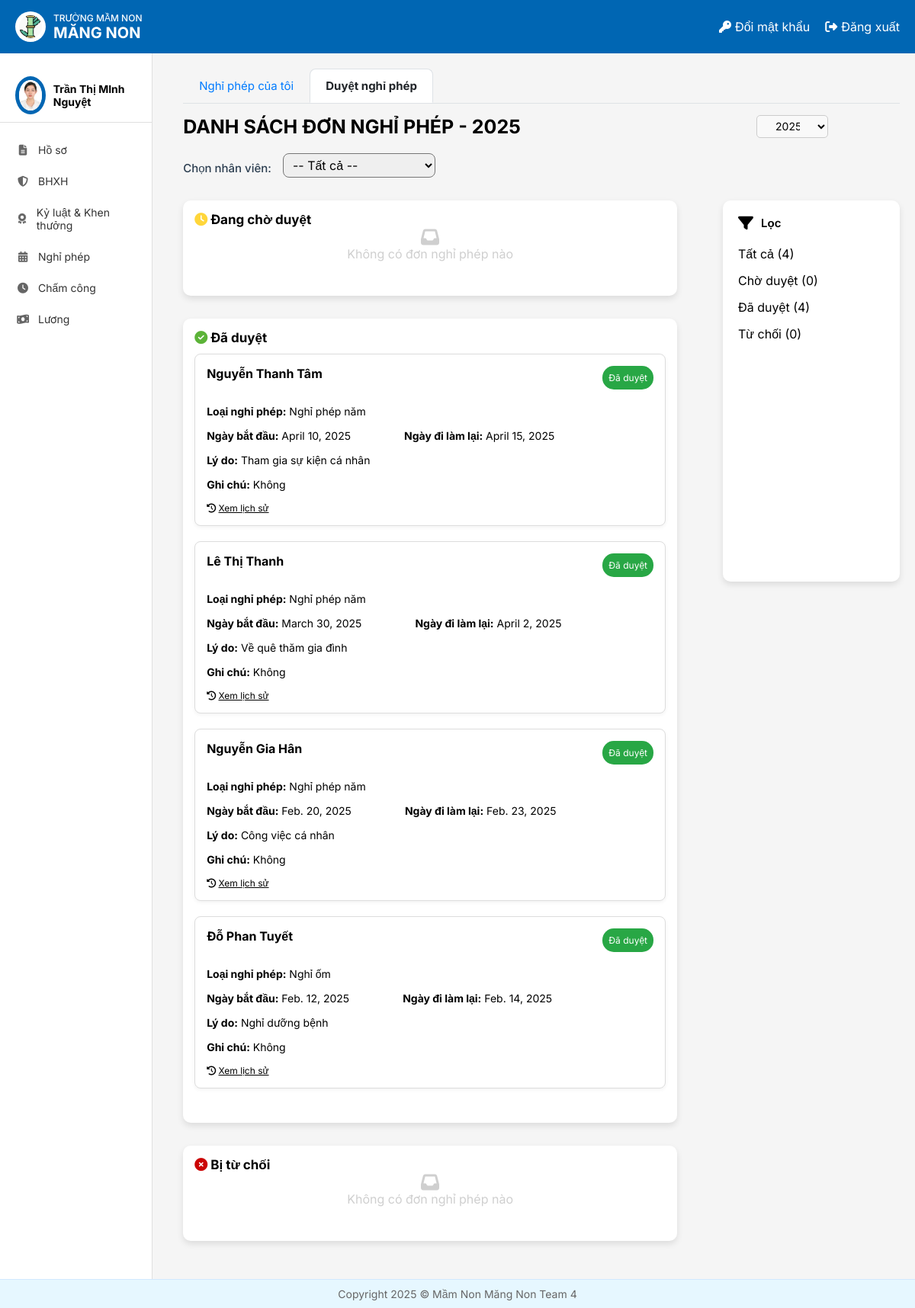
Screenshot of /home/admin/NghiPhep/ (signed in) with the database file from the repository.
### HOME/models.py (models this page shows, shortened)
class NhanVien(models.Model):
 user = models.OneToOneField(User, on_delete=models.CASCADE, unique=True, null=False, related_name='nhanvien_home')
 ten_nv = models.CharField(max_length=100)
 anh_ca_nhan = models.ImageField(upload_to='nhanvien/', null=True, blank=True)
 gioi_tinh = models.CharField(max_length=10, choices=[('2', 'Nam'), ('1', 'Nữ')],default='1')
 ngay_sinh = models.DateField(null=True)
 vi_tri_cong_viec = models.CharField(max_length=100, blank=True, null=True)
 to_phong_ban = models.CharField(max_length=50, choices=TO_PHONG_BAN_CHOICES)
 trinh_do_hoc_van = models.CharField(max_length=50, choices=TRINH_DO_HOC_VAN_CHOICES)
 chuyen_nganh = models.CharField(max_length=100, null=True)
 noi_dao_tao = models.CharField(max_length=100)
 nam_tn = models.IntegerField(null=True)
 ngay_cap = models.DateField(null=True)
 noi_cap = models.CharField(max_length=100)
 dia_chi_tam_tru = models.TextField(null=True)
 chuc_vu = models.CharField(max_length=150, null=True)
 so_dien_thoai = models.CharField(
     max_length=10,
     unique=True)
 email = models.EmailField(unique=True, max_length=50, null=True)
 so_cccd = models.CharField(
     max_length=12,
     unique=True
 )
 phu_caps = models.ManyToManyField(PhuCap, through='PhuCapNhanVien',blank=True)
 class Meta:
     db_table = 'HOME_nhanvien'
 def __str__(self):
     return self.ten_nv

class NghiPhep(models.Model):
   nhan_vien = models.ForeignKey(NhanVien, on_delete=models.CASCADE, related_name='nguoi_tao_don')
   loai_nghi = models.CharField(max_length=100)
   ngay_bat_dau = models.DateField(null=True)
   ngay_ket_thuc = models.DateField(null=True)
   ly_do = models.TextField()
   trang_thai_don = models.CharField(max_length=50, default='Đang chờ duyệt')
   ghi_chu = models.TextField(blank=True, null=True)
   ngay_tao_don = models.DateTimeField(null=True)
   ngay_chinh_sua = models.DateTimeField(null=True)
   nguoi_duyet = models.ForeignKey(NhanVien, null = True, on_delete=models.CASCADE, related_name='nguoi_duyet_don')
   ngay_duyet = models.DateField(blank=True, null=True)

### NghiPhep/views.py (the view)
# urls.py: path('home/admin/NghiPhep/', NghiPhep_list_admin, name='DanhSachNP'), #admin
@login_required
def NghiPhep_list_admin(request):
    nhanvien = get_object_or_404(NhanVien, user=request.user)
    thong_tin = DS_NV_quan_ly(request, nhanvien)
    nhan_vien_quan_ly = thong_tin['nhan_vien_quan_ly']
    year=thong_tin['year']
    status_labels = ['Đang chờ duyệt', 'Đã duyệt', 'Bị từ chối']
    nghiphep_list = {}
    for status in status_labels:
        nghiphep_list[status] = NghiPhep.objects.filter(trang_thai_don=status, ngay_tao_don__year=year,
                                                        nhan_vien__in=nhan_vien_quan_ly).order_by('-ngay_tao_don')
    formghichu = Ghichu(request.GET)
    context = {
        'nghiphep':nghiphep_list,
        'nhan_vien': nhanvien,
        'formghichu': formghichu,
        'nhan_vien_quan_ly': nhan_vien_quan_ly,
        **DS_NV_quan_ly(request, nhanvien),
        **ThongTinNP_admin(request, nhanvien)
    }
    print("CTX nhan_vien obj:", context.get('nhan_vien'))
    return render(request, 'NghiPhep/NP_list_admin.html', context)

### templates/NghiPhep/NP_list_admin.html (shortened to what this page needs)
{% extends 'NghiPhep/NP_list.html' %}
{% block content %}
<div class="np-wrapper">
    <div class="button">
        {% block titleNP %}
        <div class="titleNP" style="width: 70% " onclick="window.location.href='{% url 'DanhSachNP' %}'">DANH SÁCH ĐƠN NGHỈ PHÉP - {{year}}</div>
        {% endblock %}
        {% block btnAdd %}
            <form method="get"
                  action="{% url 'DanhSachNP' %}"
                  style="width:20%; height: 15px">
                    <select name="year" class="form-control" onchange="this.form.submit()" style="height: 30px; font-size: 14px; padding: 0px 20px;border-radius: 5px;width: 50%;">
                        {% for y in years %}
                            <option value="{{ y }}" {% if y == year %}selected{% endif %}>{{ y }}</option>
                        {% endfor %}
                    </select>
            </form>
        {% endblock %}
    </div>
     <div class="Search" style="width: 70%">
         {% block header %}
             <form  action="{% url 'TimKiemNV' %}" style="margin-bottom: 30px; display:flex; gap: 15px">
                <label  style="font-weight: 500; margin-bottom: 0;">Chọn nhân viên:</label>
                <select name="nhan_vien" id="nhan_vien" style="width: 200px; padding: 4px 8px; border-radius: 8px; font-size: 16px;" onchange="this.form.submit()">
                    <option value="">-- Tất cả --</option>
                  </select>
             </form>
        {% endblock %}
     </div>
    <div class="ndung" style='display: flex; gap: 60px; width: 100%'>
            <div class="ndungNP" style="width: 70%">
                {% for status, danh_sach in nghiphep.items %}
                    <div class="card" style="margin-bottom: 30px;width:100%; background-color: #ffffff; padding: 15px; border-radius: 10px; box-shadow: 0px 4px 8px rgba(0, 0, 0, 0.1);">
                        <div class="card-header">
                            <h2 class="card-title">
                                {% if status == 'Đang chờ duyệt' %}
                                    <i class="fas fa-clock status-icon pending" style="color: #FFD63A"></i>
                                {% elif status == 'Đã duyệt' %}
                                    <i class="fas fa-check-circle status-icon approved" style="color: #5CB338"></i>
                                {% elif status == 'Bị từ chối' %}
                                    <i class="fas fa-times-circle status-icon rejected" style="color: #CB0404"></i>
                                {% endif %}
                                {{status}}
                            </h2>
                        </div>
                        <div class="card-body" style="margin-bottom: 30px; ">
                            {% if danh_sach %}
                                <div class="leave-list">
                                    {% for item in danh_sach %}
                                        <div class="leave-item" style="border: 1px solid #ddd;
                                                                border-radius: 8px;
                                                                padding: 15px;
                                                                background-color: #fff;
                                                                box-shadow: 0 2px 5px rgba(0, 0, 0, 0.05);
                                                                margin-bottom: 20px; margin-top: 10px" >
                                            <div class="leave-header" >
                                                <div class="employee-name" style="display: flex; justify-content: space-between;align-item:center">
                                                    <span class="tennhanvien" style="font-size: 16px; font-weight: bold">{{ item.nhan_vien.ten_nv }}</span>
                                                    <span class="badge {% if status == 'Đang chờ duyệt' %}badge-warning{% elif status == 'Đã duyệt' %}badge-success{% else %}badge-danger{% endif %}">
                                                    {{status}}
                                                    </span>
                                                </div>
                                            </div>
                                            <div class="leave-body" style="">
                                                <div class="leave-details" style="margin-top: 20px; font-size: 14px" >
                                                    <div class="detail-group">
                                                        <p><strong >Loại nghỉ phép:</strong> {{item.loai_nghi }}</p>
                                                    </div>
                                                    <div class="detail-group" style="display: flex; gap: 70px">
                                                        <p><strong >Ngày bắt đầu:</strong> {{ item.ngay_bat_dau }}</p>
                                                        <p><strong>Ngày đi làm lại:</strong> {{ item.ngay_ket_thuc }}</p>
                                                    </div>
                                                    <div class="detail-group">
                                                        <p><strong>Lý do:</strong> {{ item.ly_do }}</p>
                                                    </div>
                                                    {% if item.trang_thai_don == 'Đang chờ duyệt' %}
                                                        <div class="detail-group">
                                                            <form method="post" action="{% url 'XulyNP' item.id %}" style="width: 100%;">
                                                                {% csrf_token %}
                                                                <div class="inputghichu">
                                                                    <p><strong>Ghi chú:</strong></p>
                                                                    <textarea style="width: 60%; margin-top: 5px; border: 1px solid #999;border-radius: 5px" name="ghichu" id="id_ghichu" rows="4">{{ formghichu.ghichu.value }}</textarea>
                                                                </div>
                                                                {% if messages %}
                                                                    {% for message in messages %}
                                                                        <div class="alert alert-danger">{{ message }}</div>
                                                                    {% endfor %}
                                                                {% endif %}
                                                                <div class="duyet_tuchoi" style="display: flex; gap: 10px; margin-top: 5px">
                                                                    <button type="submit" name="action" value="duyet" class="btn-duyet">Duyệt</button>
                                                                    <button type="submit" name="action" value="tuchoi" class="btn-tuchoi">Từ chối</button>
                                                                </div>
                                                            </form>
                                                        </div>
                                                    {% else %}
                                                        <div class="detail-group">
                                                            <p><strong>Ghi chú:</strong> {{ item.ghi_chu|default:"Không" }}</p>
                                                        </div>
                                                    {% endif %}
                                                </div>
                                            </div>
                                            <div class="np-card-footer">
                                                <div style=" ">
                                                    <i class="fa-solid fa-clock-rotate-left" style="size: 14px"></i>
                                                    <a onclick="toggleHistory({{ item.id }})" class="historylink" style="text-decoration: underline"> Xem lịch sử</a>
                                                </div>
                                            </div>
                                        </div>
                                    {% endfor %}
                                </div>
                            {% else %}
                                <div class="empty-state">
                                    <i class="fas fa-inbox" style="font-size: 24px"></i>
                                    <p>Không có đơn nghỉ phép nào</p>
                                </div>
                            {% endif %}
                        </div>
                    </div>
                {% endfor %}
            </div>
            {% block locdanhsach %}
            <div class="ndungloc" style="width:25%; max-height: 500px;">
               <div class="TitleLoc" style="display: flex; gap: 10px; align-items: left;">
                    <i class="fa-sharp fa-solid fa-filter" style="font-size: 20px;"></i>
                    <p style="margin: 0; font-size: 15px; font-weight: 600;">Lọc</p>
                </div>
                <ul id="dongloc" style="width: 80%; margin-top: 20px; ">
                    <li class="loc" >
                        <a href="{% url 'DanhSachNP'  %}?year={{ year }}" class="font-bold hover:text-blue-600">
                            Tất cả ({{ so_don }})
                        </a>
                    </li>
                    <li class="loc">
                        <a href="{% url 'loc_don_nghi_phep_admin' %}?trang_thai=Đang chờ duyệt&year={{ year }}" class=" font-bold hover:text-blue-600">
                            Chờ duyệt ({{ so_don_dang_duyet.count }})
                        </a>
                    </li>
                    <li class="loc">
                        <a href="{% url 'loc_don_nghi_phep_admin' %}?trang_thai=Đã duyệt&year={{ year }}" class=" font-bold hover:text-blue-600">
                            Đã duyệt ({{ so_don_da_duyet.count }})
                        </a>
                    </li>
                    <li class="loc">
                        <a href="{% url 'loc_don_nghi_phep_admin' %}?trang_thai=Bị từ chối&year={{ year }}" class=" font-bold hover:text-blue-600">
                            Từ chối ({{ so_don_dang_bi_tu_choi.count }})
                        </a>
                    </li>
                </ul>
            </div>
            {% endblock %}
    </div>
</div>
{% endblock %}

### templates/home.html (shortened to what this page needs)
<!DOCTYPE html>
{% load static %}
<html lang="vi">
<head>
    <link rel="stylesheet" href="{% static 'css/style.css' %}">
    <link rel="stylesheet" href="https://cdnjs.cloudflare.com/ajax/libs/font-awesome/6.4.0/css/all.min.css">
</head>
<body>
    <div class="container">
        <header class="header">
            <div class="logo-container">
                <img src="{% static 'images/logo.jpg' %}" alt="Logo" class="logo-img">
                <div class="logo-text">
                    <div class="school-type">TRƯỜNG MẦM NON</div>
                    <div class="school-name"><b>MĂNG NON</b></div>
                </div>
            </div>
            <div class="header-actions">
                <a href="#" class="header-link">
                    <i class="fas fa-key"></i> Đổi mật khẩu
                </a>
                <a href="{% url 'logout' %}" class="header-link">
                    <i class="fas fa-sign-out-alt"></i> Đăng xuất
                </a>
            </div>
        </header>
        <div class="content">
            <aside class="sidebar">
                <div class="user-profile">
                    <div class="avatar">
                        <img src="{{ nhan_vien.anh_ca_nhan }}" alt="User Avatar">
                    </div>
                    <div class="user-info">
                        {% if request.user.is_authenticated %}
                            <div class="user-name">{{ nhan_vien.ten_nv }}</div>
                        {% endif %}
                    </div>
                </div>
                <nav class="sidebar-nav">
                    <a href="{% url 'NVXemHoSo' %}" class="nav-item"><i class="fas fa-file-alt"></i> Hồ sơ</a>
                    <a href="#" class="nav-item"><i class="fas fa-shield-alt"></i> BHXH</a>
                    <a href="#" class="nav-item"><i class="fas fa-award"></i> Kỷ luật & Khen thưởng</a>
                    <a href="{% url 'DanhSachNP_redirect' %}" class="nav-item"><i class="fas fa-calendar-alt"></i> Nghỉ phép</a>
                    <a href="{% url 'cham_cong' %}" class="nav-item"><i class="fas fa-clock"></i> Chấm công</a>
                    <a href="{% url 'chuyen_huong_luong' %}" class="nav-item"><i class="fas fa-money-bill-wave"></i> Lương</a>
                </nav>
            </aside>
            {% block page_background %}{% endblock %}
        </div>
        <footer class="footer">
            <p>Copyright 2025 © Mầm Non Măng Non Team 4</p>
        </footer>
    </div>
</body>
</html>

### rows the page displays
NhanVien: anh_ca_nhan (picture), ten_nv "Trần Thị MInh Nguyệt"
NghiPhep: nhan_vien.ten_nv "Nguyễn Thanh Tâm", trang_thai_don "Đã duyệt", loai_nghi "Nghỉ phép năm", ngay_bat_dau "April 10, 2025", ngay_ket_thuc "April 15, 2025", ly_do "Tham gia sự kiện cá nhân", ghi_chu "Không"
NghiPhep: nhan_vien.ten_nv "Lê Thị Thanh", trang_thai_don "Đã duyệt", loai_nghi "Nghỉ phép năm", ngay_bat_dau "March 30, 2025", ngay_ket_thuc "April 2, 2025", ly_do "Về quê thăm gia đình", ghi_chu "Không"
NghiPhep: nhan_vien.ten_nv "Nguyễn Gia Hân", trang_thai_don "Đã duyệt", loai_nghi "Nghỉ phép năm", ngay_bat_dau "Feb. 20, 2025", ngay_ket_thuc "Feb. 23, 2025", ly_do "Công việc cá nhân", ghi_chu "Không"
NghiPhep: nhan_vien.ten_nv "Đỗ Phan Tuyết", trang_thai_don "Đã duyệt", loai_nghi "Nghỉ ốm", ngay_bat_dau "Feb. 12, 2025", ngay_ket_thuc "Feb. 14, 2025", ly_do "Nghỉ dưỡng bệnh", ghi_chu "Không"

### other values shown
{{ year }} "2025"
{{ status }} "Đang chờ duyệt" "Đã duyệt" "Bị từ chối"
{{ so_don }} "4"
{{ so_don_dang_duyet.count }} "0"
{{ so_don_da_duyet.count }} "4"
{{ so_don_dang_bi_tu_choi.count }} "0"
form field year "2025"
